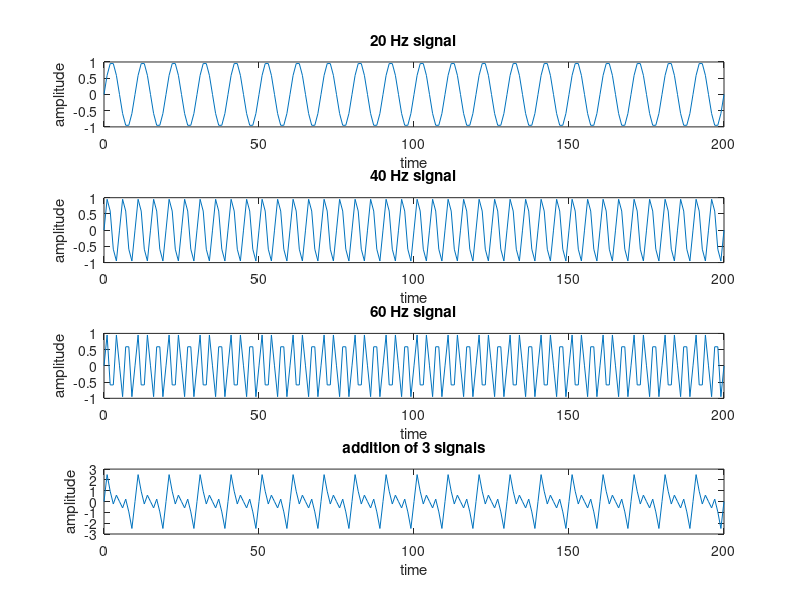
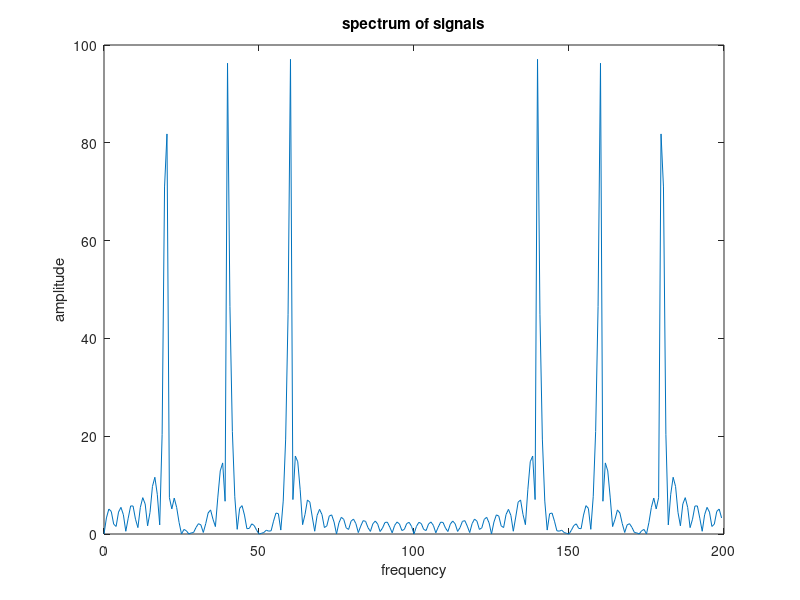

These figures' MATLAB source, in order:
clc;
close all;
clear all;
t=0:200;
fs=200;
s1=sin(2*pi*20*t/fs); %signal of 20 Hz
subplot(4,1,1);
plot(t,s1);
title('20 Hz signal');
xlabel('time');
ylabel('amplitude');
s2=sin(2*pi*40*t/fs); %signal of 40 Hz
subplot(4,1,2);
plot(t,s2);
title('40 Hz signal');
xlabel('time');
ylabel('amplitude');
s3=sin(2*pi*60*t/fs); %signal of 60 Hz
subplot(4,1,3);
plot(t,s3);
title('60 Hz signal');
xlabel('time');
ylabel('amplitude');
s=s1+s2+s3;
subplot(4,1,4);
plot(t,s);
title('addition of 3 signals');
xlabel('time');
ylabel('amplitude');
%Frequency Domain
n=256; %256 point FFT
f=fft(s,n);
d=abs(f); %Magnitude of FFT coefficients
figure(2);
h=0:fs/n:fs-(fs/n); %defining X-axis of spectrum
plot(h,d);
title('spectrum of signals');
ylabel('amplitude');
xlabel('frequency');